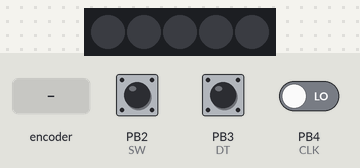
Bench run of a sketch on a simulated ATtiny85, built with avr-gcc and run on an emulated ATtiny85. Parts: 5 RGB LEDs in strip order, left to right. Inputs (shaded band) come from the test bench; at power-on: PB2 (SW) HIGH, PB3 (DT) HIGH, PB4 (CLK) LOW. EEPROM starts erased.

Above: at 1.2 s.
1.3 s: rotary encoder on PB4 (CLK) / PB3 (DT) turned 3 steps (first pin leading)
At 1.45 s:
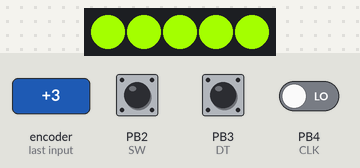
3.4 s: rotary encoder on PB4 (CLK) / PB3 (DT) turned 3 steps (first pin leading)
At 3.75 s:
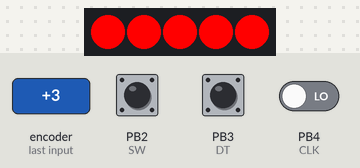
7.0 s: rotary encoder on PB4 (CLK) / PB3 (DT) turned 3 steps (first pin leading)
At 7.13 s:
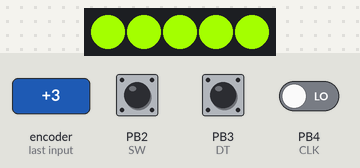
9.1 s: rotary encoder on PB4 (CLK) / PB3 (DT) turned 2 steps (second pin leading)
At 9.27 s:
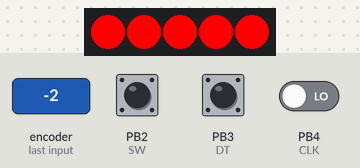
Timing chart, 0 to 12.0 s (numbered marks = the images above; inputs shaded):
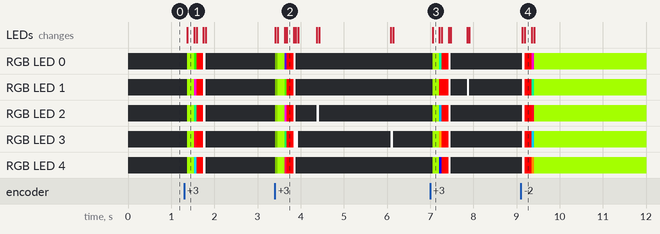

The sketch:

prism_fx.ino
```cpp
#include <Adafruit_NeoPixel.h>
#include <avr/io.h>
#include <avr/interrupt.h>
#include <EEPROM.h>

#define LED_PIN 0
#define LED_COUNT 5

#define SW 2
#define DT 3
#define CLK 4

struct hsv_t {
  float h;
  float s;
  float v;
};

enum Mode {
  FX,
  Param,
  Brightness,
  MODE_COUNT
} current_mode;

enum FX {
  Spectrum,
  Rainbow,
  Static,
  Fire,
  Flash,
  Test,
  FX_COUNT
} current_fx = EEPROM.read(FX);

Adafruit_NeoPixel strip(LED_COUNT, LED_PIN, NEO_GRB + NEO_KHZ800);

int lastStateCLK = 0;
int lastStateSW = 0;

const int MAX_PARAM_VAL = 31;
int current_param_val = EEPROM.read(Param);
int current_brightness = EEPROM.read(Brightness);

ISR(PCINT0_vect)
{
  if( digitalRead(SW) == LOW ) {
    button_event(true);
  }else{
    button_event(false);
  }

  int currentStateCLK = digitalRead(CLK);

  if (currentStateCLK != lastStateCLK) {
    if (digitalRead(DT) != currentStateCLK) {
      encoder_event(true);
    } else {
      encoder_event(false);
    }
  }

  lastStateCLK = currentStateCLK;
}

void setup() {
  pinMode(CLK, INPUT);
  pinMode(DT, INPUT);
  pinMode(SW, INPUT);

  PCMSK  |= bit (SW);
  PCMSK  |= bit (DT);
  PCMSK  |= bit (CLK);
  GIMSK  |= bit (PCIE);    // enable pin change interrupts 3

  strip.begin();
  strip.show();
  strip.setBrightness(current_brightness);
}

void loop() {
  unsigned long t = millis();
  uint32_t colors[5] = {0};

  float param = (float) current_param_val / (float) MAX_PARAM_VAL;

  switch (current_fx) {
    case Spectrum: spectrumFX(t, param, colors); break;
    case Rainbow: rainbowFX(t, param, colors); break;
    case Static: staticFX(param, colors); break;
    case Fire: fireFX(t, param, colors); break;
    case Flash: flashFX(t, param, colors); break;
    case Test: testFX(param, colors); break;
  }

  for(int i=0; i<strip.numPixels(); ++i) {
    strip.setPixelColor(i, colors[i]);
  }
  strip.show();
  delay(50);
}

void encoder_event(bool down) {
  if (!down) {
    switch (current_mode) {
      case FX: current_fx = (current_fx + 1) % FX_COUNT;
               EEPROM.write(FX, current_fx);
               break;
      case Param: current_param_val = (current_param_val + 1) % (MAX_PARAM_VAL + 1);
                  EEPROM.write(Param, current_param_val);
                  break;
      case Brightness: current_brightness = (current_brightness + 8) % 256;
                       EEPROM.write(Brightness, current_brightness);
                       strip.setBrightness(current_brightness);
                       break;
    };
  } else {
    switch (current_mode) {
      case FX: current_fx = (current_fx + FX_COUNT - 1) % FX_COUNT;
               EEPROM.write(FX, current_fx);
               break;
      case Param: current_param_val = (current_param_val + MAX_PARAM_VAL) % (MAX_PARAM_VAL + 1);
                  EEPROM.write(Param, current_param_val);
                  break;
      case Brightness: current_brightness = (current_brightness + 248) % 256;
                       EEPROM.write(Brightness, current_brightness);
                       strip.setBrightness(current_brightness);
                       break;
    };
  }
}

void button_event(bool down) {
  if (down) {
    current_mode = (current_mode + 1) % MODE_COUNT;
  } else {
  }
}

uint32_t hsv_to_rgb(hsv_t hsv) {
  float h = hsv.h - ((int) (hsv.h/360) - (hsv.h < 0?1:0)) * 360.0;

  float s = min(1.0, max(0.0, hsv.s));
  float v = min(1.0, max(0.0, hsv.v));

  float C = s * v;
  float H = h / 60.0;
  float m = v - C;

  float r = 0;
  float g = 0;
  float b = 0;

  if (H < 2.0) {
    float X = C * (1.0 - abs(H - 1.0));
    if (H < 1.0) {  // 0 <= H < 1
      r = C;
      g = X;
    } else {  // 1 <= H < 2
      r = X;
      g = C;
    }
  } else if (H < 4.0) {
    float X = C * (1.0 - abs(H - 3.0));
    if (H < 3.0) {  // 2 <= H < 3
      g = C;
      b = X;
    } else {  // 3 <= H < 4
      g = X;
      b = C;
    }
  } else {
    float X = C * (1.0 - abs(H - 5.0));
    if (H < 5.0) {  // 4 <= H < 5
      r = X;
      b = C;
    } else {  // 5 <= H < 6
      r = C;
      b = X;
    }
  }

  return strip.Color((r + m) * 255, (g + m) * 255, (b + m) * 255);
}

void spectrumFX(unsigned long t, float param, uint32_t *colors) {
  unsigned long m = (500 + 9500 * (1-param));
  double x = (t % m) / (double) m;
  for (int i=0; i<strip.numPixels(); ++i) {
    hsv_t c = { x * 360.0, 1.0, 1.0 };
    colors[i] = hsv_to_rgb(c);
  }
}

void rainbowFX(unsigned long t, float param, uint32_t *colors) {
  unsigned long m = 5000;
  double x = (t % m) / (double) m;
  for (int i=0; i<strip.numPixels(); ++i) {
    hsv_t c = { (x + i / (double) strip.numPixels() * (1-param)) * 360.0, 1.0, 1.0 };
    colors[i] = hsv_to_rgb(c);
  }
}

void staticFX(float param, uint32_t *colors) {
  for (int i=0; i<strip.numPixels(); ++i) {
    hsv_t c = { param * 360.0, 1.0, 1.0 };
    colors[i] = hsv_to_rgb(c);
  }
}

void fireFX(unsigned long t, float param, uint32_t *colors) {
  double x = (t % 10000) / 10000.0 * 8.0 * PI;
  for (int i=0; i<strip.numPixels(); ++i) {
    float xi = x + i*3;
    float noise = sin(xi) + sin(1.25 * xi) + sin(3.25 * xi) + cos(5 * xi);
    hsv_t c = { param * 360.0 + noise * 2.0, 1.0, 1.0 - (noise + 4) / 7.0 };
    colors[i] = hsv_to_rgb(c);
  }
}

void flashFX(unsigned long t, float param, uint32_t *colors) {
  for (int i=0; i<strip.numPixels(); ++i) {
    hsv_t c = { 0, 0, t % (2 + (int)(param*20) + i) == 0?1:0 };
    colors[i] = hsv_to_rgb(c);
  }
}

void testFX(float param, uint32_t *colors) {
  for (int i=0; i<strip.numPixels(); ++i) {
    bool on = ((1 << i) & current_param_val) != 0;
    colors[i] = strip.Color(on * 255, on * 255, on * 255);
  }
}
```

Measured:
- after the input at 1.3 s, the LEDs: change after 0.08 s (image 1)
- after the input at 3.4 s, the LEDs: first change at once (image 2 shows a later state)
- after the input at 7.0 s, the LEDs: change after 0.05 s (image 3)
- after the input at 9.1 s, the LEDs: first change at once (image 4 shows a later state)
